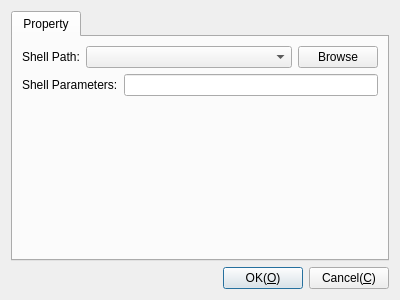
<?xml version="1.0" encoding="UTF-8"?>
<ui version="4.0">
 <class>CDlgSettingsTerminal</class>
 <widget class="QDialog" name="CDlgSettingsTerminal">
  <property name="geometry">
   <rect>
    <x>0</x>
    <y>0</y>
    <width>400</width>
    <height>300</height>
   </rect>
  </property>
  <property name="windowTitle">
   <string>Terminal settings</string>
  </property>
  <layout class="QGridLayout" name="gridLayout">
   <item row="1" column="0">
    <layout class="QHBoxLayout" name="horizontalLayout">
     <item>
      <spacer name="horizontalSpacer">
       <property name="orientation">
        <enum>Qt::Orientation::Horizontal</enum>
       </property>
       <property name="sizeHint" stdset="0">
        <size>
         <width>40</width>
         <height>20</height>
        </size>
       </property>
      </spacer>
     </item>
     <item>
      <widget class="QPushButton" name="pbOk">
       <property name="text">
        <string>OK(&amp;O)</string>
       </property>
      </widget>
     </item>
     <item>
      <widget class="QPushButton" name="pbCancel">
       <property name="text">
        <string>Cancel(&amp;C)</string>
       </property>
      </widget>
     </item>
    </layout>
   </item>
   <item row="0" column="0">
    <widget class="QTabWidget" name="tabWidget">
     <property name="currentIndex">
      <number>0</number>
     </property>
     <widget class="QWidget" name="tab">
      <attribute name="title">
       <string>Property</string>
      </attribute>
      <layout class="QGridLayout" name="gridLayout_2">
       <item row="0" column="0">
        <layout class="QHBoxLayout" name="horizontalLayout_2">
         <item>
          <widget class="QLabel" name="label">
           <property name="text">
            <string>Shell Path:</string>
           </property>
          </widget>
         </item>
         <item>
          <widget class="QComboBox" name="cbShell">
           <property name="sizePolicy">
            <sizepolicy hsizetype="Expanding" vsizetype="Fixed">
             <horstretch>0</horstretch>
             <verstretch>0</verstretch>
            </sizepolicy>
           </property>
           <property name="editable">
            <bool>false</bool>
           </property>
          </widget>
         </item>
         <item>
          <widget class="QPushButton" name="pbShellBrowse">
           <property name="text">
            <string>Browse</string>
           </property>
          </widget>
         </item>
        </layout>
       </item>
       <item row="1" column="0">
        <layout class="QHBoxLayout" name="horizontalLayout_3">
         <item>
          <widget class="QLabel" name="label_2">
           <property name="text">
            <string>Shell Parameters:</string>
           </property>
          </widget>
         </item>
         <item>
          <widget class="QLineEdit" name="leParameters"/>
         </item>
        </layout>
       </item>
       <item row="2" column="0">
        <spacer name="verticalSpacer">
         <property name="orientation">
          <enum>Qt::Orientation::Vertical</enum>
         </property>
         <property name="sizeHint" stdset="0">
          <size>
           <width>20</width>
           <height>40</height>
          </size>
         </property>
        </spacer>
       </item>
      </layout>
     </widget>
    </widget>
   </item>
  </layout>
 </widget>
 <resources/>
 <connections/>
</ui>
